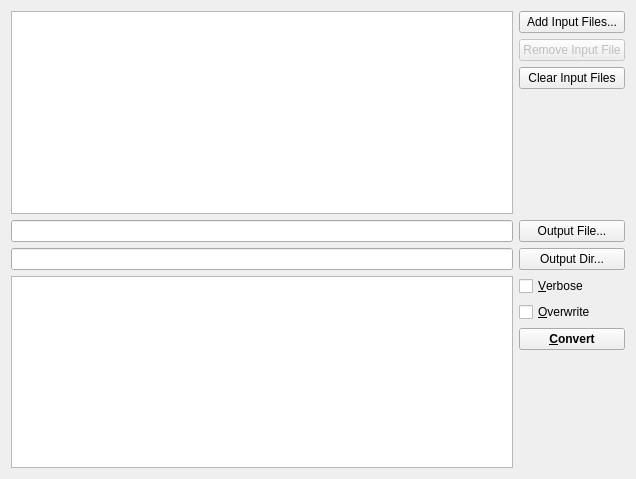
<?xml version="1.0" encoding="UTF-8"?>
<ui version="4.0">
 <class>MainWindow</class>
 <widget class="QMainWindow" name="MainWindow">
  <property name="geometry">
   <rect>
    <x>0</x>
    <y>0</y>
    <width>636</width>
    <height>479</height>
   </rect>
  </property>
  <property name="windowTitle">
   <string>ChmToEpub</string>
  </property>
  <widget class="QWidget" name="centralWidget">
   <layout class="QGridLayout" name="gridLayout">
    <item row="0" column="0" rowspan="4">
     <widget class="QListWidget" name="inputFilesListWidget">
      <property name="sizePolicy">
       <sizepolicy hsizetype="Expanding" vsizetype="Minimum">
        <horstretch>1</horstretch>
        <verstretch>1</verstretch>
       </sizepolicy>
      </property>
      <property name="acceptDrops">
       <bool>true</bool>
      </property>
      <property name="editTriggers">
       <set>QAbstractItemView::NoEditTriggers</set>
      </property>
      <property name="alternatingRowColors">
       <bool>true</bool>
      </property>
      <property name="selectionMode">
       <enum>QAbstractItemView::MultiSelection</enum>
      </property>
     </widget>
    </item>
    <item row="0" column="1">
     <widget class="QPushButton" name="addInputFilesButton">
      <property name="text">
       <string>Add Input Files...</string>
      </property>
     </widget>
    </item>
    <item row="1" column="1">
     <widget class="QPushButton" name="removeInputFileButton">
      <property name="enabled">
       <bool>false</bool>
      </property>
      <property name="text">
       <string>Remove Input File</string>
      </property>
     </widget>
    </item>
    <item row="2" column="1">
     <widget class="QPushButton" name="clearInputFilesButton">
      <property name="text">
       <string>Clear Input Files</string>
      </property>
     </widget>
    </item>
    <item row="7" column="1">
     <widget class="QCheckBox" name="verboseSwitch">
      <property name="text">
       <string>&amp;Verbose</string>
      </property>
     </widget>
    </item>
    <item row="8" column="1">
     <widget class="QCheckBox" name="overwriteSwitch">
      <property name="text">
       <string>&amp;Overwrite</string>
      </property>
     </widget>
    </item>
    <item row="9" column="1">
     <widget class="QPushButton" name="convertButton">
      <property name="sizePolicy">
       <sizepolicy hsizetype="Minimum" vsizetype="Fixed">
        <horstretch>0</horstretch>
        <verstretch>0</verstretch>
       </sizepolicy>
      </property>
      <property name="font">
       <font>
        <weight>75</weight>
        <bold>true</bold>
       </font>
      </property>
      <property name="text">
       <string>&amp;Convert</string>
      </property>
     </widget>
    </item>
    <item row="7" column="0" rowspan="4">
     <widget class="QTextEdit" name="logEdit">
      <property name="readOnly">
       <bool>true</bool>
      </property>
     </widget>
    </item>
    <item row="5" column="0">
     <widget class="QLineEdit" name="outputDirEdit"/>
    </item>
    <item row="5" column="1">
     <widget class="QPushButton" name="outputDirButton">
      <property name="text">
       <string>Output Dir...</string>
      </property>
     </widget>
    </item>
    <item row="4" column="0">
     <widget class="QLineEdit" name="outputFileEdit"/>
    </item>
    <item row="4" column="1">
     <widget class="QPushButton" name="outputFileButton">
      <property name="text">
       <string>Output File...</string>
      </property>
     </widget>
    </item>
   </layout>
  </widget>
 </widget>
 <layoutdefault spacing="6" margin="11"/>
 <tabstops>
  <tabstop>inputFilesListWidget</tabstop>
  <tabstop>addInputFilesButton</tabstop>
  <tabstop>outputFileEdit</tabstop>
  <tabstop>outputFileButton</tabstop>
  <tabstop>outputDirEdit</tabstop>
  <tabstop>outputDirButton</tabstop>
  <tabstop>verboseSwitch</tabstop>
  <tabstop>overwriteSwitch</tabstop>
  <tabstop>convertButton</tabstop>
  <tabstop>logEdit</tabstop>
 </tabstops>
 <resources/>
 <connections/>
</ui>
